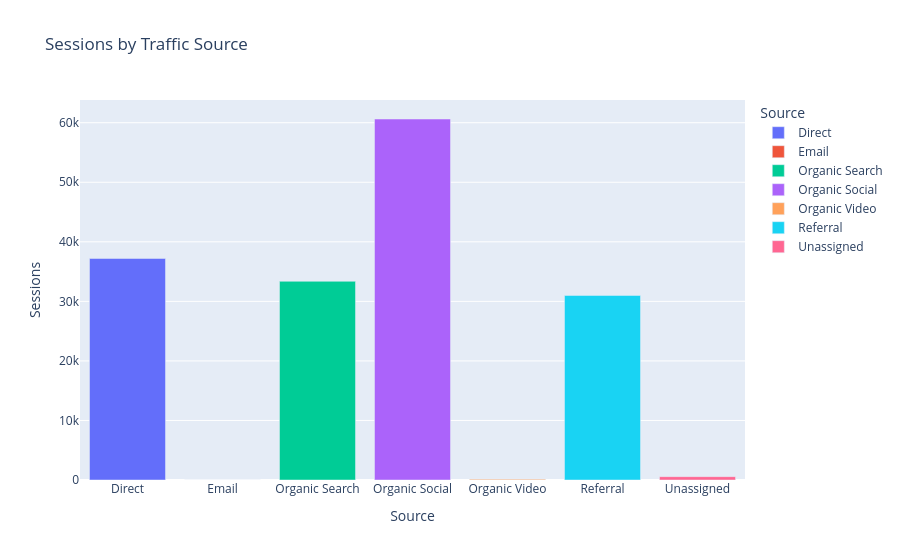

Notebook cell for this chart:
### Code cell
source_df = df.groupby('Session primary channel group (Default channel group)').agg({
    'Sessions': 'sum',
    'Users': 'sum',
    'Engaged sessions': 'sum',
    'Engagement rate': 'mean'
}).reset_index()

source_df.columns = ['Source','Sessions','Users','Engaged Sessions','Avg Engagement Rate']

import plotly.express as px
fig = px.bar(source_df, x='Source', y='Sessions',
             color='Source', title='Sessions by Traffic Source')
fig.show()

### Figure 1 — Plotly figure (JSON) as saved in the notebook; plotly's stock layout.template omitted (floating-point values rounded to 4 significant figures)
{"data": [{"hovertemplate": "Source=%{x}<br>Sessions=%{y}<extra></extra>", "legendgroup": "Direct", "marker": {"color": "#636efa", "pattern": {"shape": ""}}, "name": "Direct", "orientation": "v", "showlegend": true, "textposition": "auto", "type": "bar", "x": ["Direct"], "xaxis": "x", "y": [37203], "yaxis": "y"}, {"hovertemplate": "Source=%{x}<br>Sessions=%{y}<extra></extra>", "legendgroup": "Email", "marker": {"color": "#EF553B", "pattern": {"shape": ""}}, "name": "Email", "orientation": "v", "showlegend": true, "textposition": "auto", "type": "bar", "x": ["Email"], "xaxis": "x", "y": [3], "yaxis": "y"}, {"hovertemplate": "Source=%{x}<br>Sessions=%{y}<extra></extra>", "legendgroup": "Organic Search", "marker": {"color": "#00cc96", "pattern": {"shape": ""}}, "name": "Organic Search", "orientation": "v", "showlegend": true, "textposition": "auto", "type": "bar", "x": ["Organic Search"], "xaxis": "x", "y": [33372], "yaxis": "y"}, {"hovertemplate": "Source=%{x}<br>Sessions=%{y}<extra></extra>", "legendgroup": "Organic Social", "marker": {"color": "#ab63fa", "pattern": {"shape": ""}}, "name": "Organic Social", "orientation": "v", "showlegend": true, "textposition": "auto", "type": "bar", "x": ["Organic Social"], "xaxis": "x", "y": [60627], "yaxis": "y"}, {"hovertemplate": "Source=%{x}<br>Sessions=%{y}<extra></extra>", "legendgroup": "Organic Video", "marker": {"color": "#FFA15A", "pattern": {"shape": ""}}, "name": "Organic Video", "orientation": "v", "showlegend": true, "textposition": "auto", "type": "bar", "x": ["Organic Video"], "xaxis": "x", "y": [141], "yaxis": "y"}, {"hovertemplate": "Source=%{x}<br>Sessions=%{y}<extra></extra>", "legendgroup": "Referral", "marker": {"color": "#19d3f3", "pattern": {"shape": ""}}, "name": "Referral", "orientation": "v", "showlegend": true, "textposition": "auto", "type": "bar", "x": ["Referral"], "xaxis": "x", "y": [30990], "yaxis": "y"}, {"hovertemplate": "Source=%{x}<br>Sessions=%{y}<extra></extra>", "legendgroup": "Unassigned", "marker": {"color": "#FF6692", "pattern": {"shape": ""}}, "name": "Unassigned", "orientation": "v", "showlegend": true, "textposition": "auto", "type": "bar", "x": ["Unassigned"], "xaxis": "x", "y": [559], "yaxis": "y"}], "layout": {"barmode": "relative", "legend": {"title": {"text": "Source"}, "tracegroupgap": 0}, "title": {"text": "Sessions by Traffic Source"}, "xaxis": {"anchor": "y", "categoryarray": ["Direct", "Email", "Organic Search", "Organic Social", "Organic Video", "Referral", "Unassigned"], "categoryorder": "array", "domain": [0, 1], "title": {"text": "Source"}}, "yaxis": {"anchor": "x", "domain": [0, 1], "title": {"text": "Sessions"}}}}
